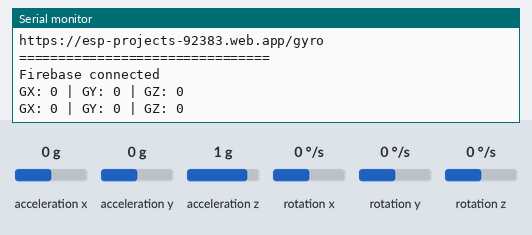
This sketch was run on a simulated ESP32. Parts: the last lines printed to the serial monitor. The inputs (shaded band) are chosen by the test bench; at power-on: rotation x 0 °/s, rotation y 0 °/s, rotation z 0 °/s, acceleration x 0 g, acceleration y 0 g, acceleration z 1 g. WiFi joins after 1.5 s; servers stay silent unless stated.

Above: at 2.7 s.
2.8 s: rotation x set to -192 °/s
At 3.4 s:
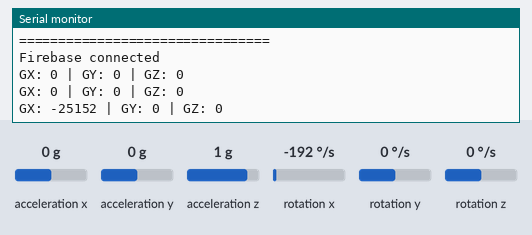
4.3 s: rotation y set to -192 °/s
At 5.3 s:
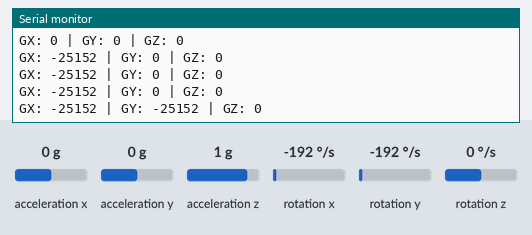
5.8 s: rotation z set to -192 °/s
At 6.4 s:
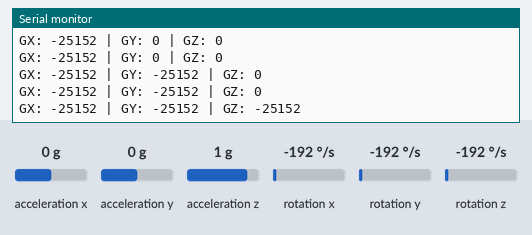

The sketch:

Gyro.ino
```cpp
#include <WiFi.h>
#include <Firebase_ESP_Client.h>
#include <Wire.h>
#include <MPU6050.h>

// -------- WiFi Credentials --------
#define WIFI_SSID "Vivo Y21e"
#define WIFI_PASSWORD "123456789"

// -------- Firebase Credentials --------
#define DATABASE_URL "https://esp-projects-92383-default-rtdb.firebaseio.com/"
#define DATABASE_SECRET "npuRerfKNuU8nUmAM2XZVsgVFsfJQXNSXDdIerLH"

// -------- MPU6050 --------
MPU6050 mpu;

FirebaseData fbdo;
FirebaseAuth auth;
FirebaseConfig config;

void setup() {
  Serial.begin(115200);

  // Start I2C
  Wire.begin(21, 22);

  // Init MPU6050
  mpu.initialize();
  if (!mpu.testConnection()) {
    Serial.println("❌ MPU6050 connection failed");
    while (1);
  }
  Serial.println("✅ MPU6050 connected");

  // WiFi connect
  WiFi.begin(WIFI_SSID, WIFI_PASSWORD);
  Serial.print("Connecting to WiFi");

  while (WiFi.status() != WL_CONNECTED) {
    delay(500);
    Serial.print(".");
  }

  Serial.println("\nWiFi Connected");
  Serial.print("ESP32 IP: ");
  Serial.println(WiFi.localIP());

  // 🔗 CLICKABLE WEBSITE LINK (OPTION 2)
  Serial.println("================================");
  Serial.println("OPEN GYRO SENSOR DASHBOARD:");
  Serial.println("https://esp-projects-92383.web.app/gyro");
  Serial.println("================================");

  // Firebase setup
  config.database_url = DATABASE_URL;
  config.signer.tokens.legacy_token = DATABASE_SECRET;

  Firebase.begin(&config, &auth);
  Firebase.reconnectWiFi(true);

  Serial.println("Firebase connected");
}

void loop() {
  int16_t gx, gy, gz;

  mpu.getRotation(&gx, &gy, &gz);

  Serial.print("GX: ");
  Serial.print(gx);
  Serial.print(" | GY: ");
  Serial.print(gy);
  Serial.print(" | GZ: ");
  Serial.println(gz);

  // Upload to Firebase
  Firebase.RTDB.setInt(
    &fbdo,
    "/gyro/gx",
    gx
  );

  Firebase.RTDB.setInt(
    &fbdo,
    "/gyro/gy",
    gy
  );

  Firebase.RTDB.setInt(
    &fbdo,
    "/gyro/gz",
    gz
  );

  delay(200); // gyro updates faster than others
}
```

Measured:
- after the input at 2.8 s, the serial monitor: prints a new line at once (image 1)
- after the input at 4.3 s, the serial monitor: prints a new line after 0.48 s (image 2)
- after the input at 5.8 s, the serial monitor: prints a new line after 0.28 s (image 3)
